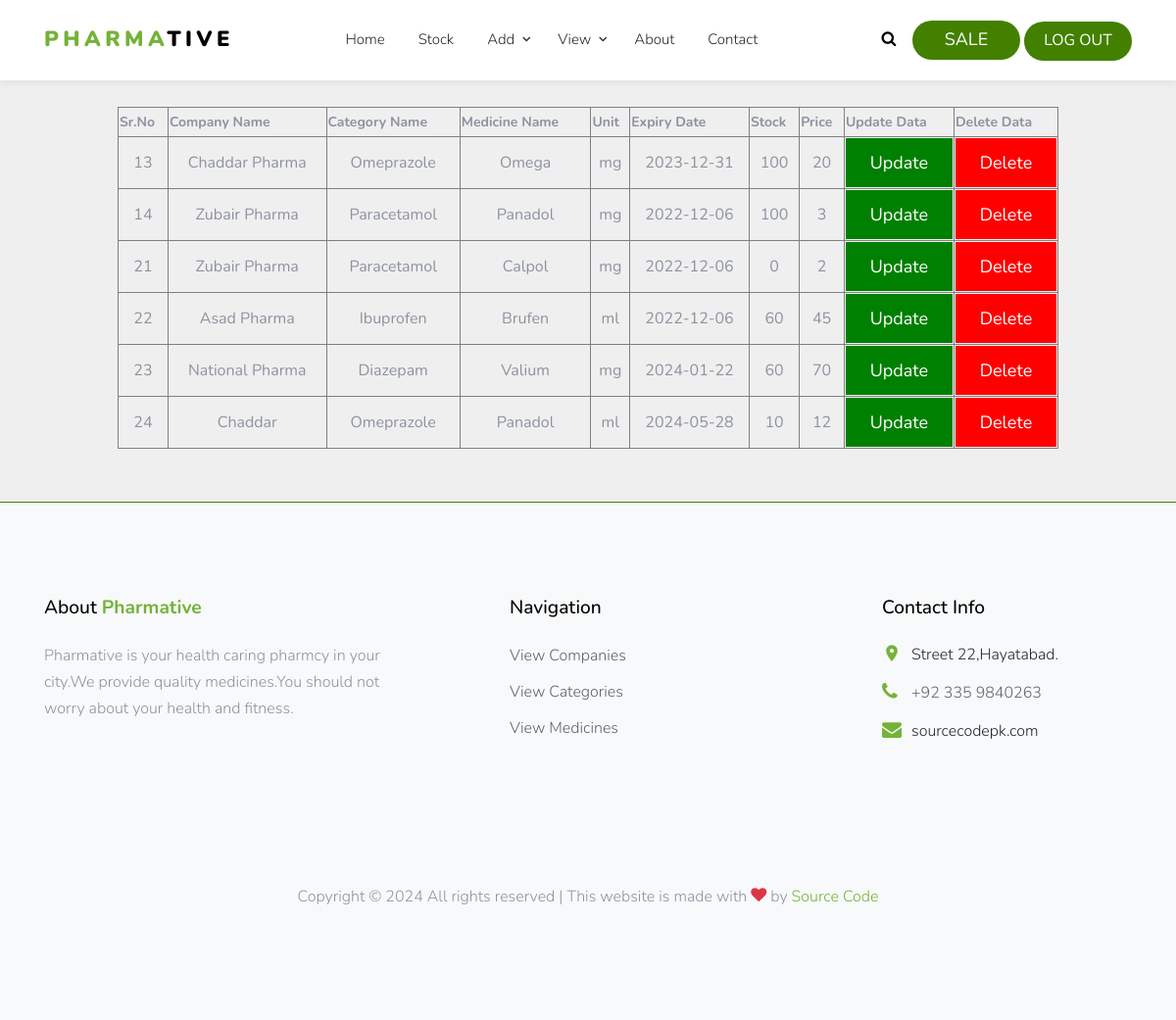
The app's page /search1.php with its own data.
### tables this page shows
CREATE TABLE `medicine` (
  `id` int(150) NOT NULL,
  `companyname` varchar(150) NOT NULL,
  `categoryname` varchar(150) NOT NULL,
  `medicinename` varchar(100) NOT NULL,
  `unit` varchar(100) NOT NULL,
  `expiry` date NOT NULL,
  `stock` int(150) NOT NULL,
  `price` varchar(150) NOT NULL
);

### search1.php (the view, shortened to what this page needs)
<html>
<head>
</head>
<body >
<?php
include('menu.php');
?>
<?php
$l="localhost";
$r="root";
$p="";
$d="pharmative";
$c=$_POST['c'];
$m=mysqli_connect($l,$r,$p,$d);
$q="SELECT * FROM medicine WHERE categoryname LIKE '$c%';";
$n=mysqli_query($m,$q);
echo "<table align='center' border='1px ' id='table' style='width:80%; height:250px; '>";
echo "<tr style='height:30px; font-size:14px;'>";
echo "<th>"."Sr.No"."</th>";
echo "<th>"."Company Name"."</th>";
echo "<th>"."Category Name"."</th>";
echo "<th>"."Medicine Name"."</th>";
echo "<th>"."Unit"."</th>";
echo "<th>"."Expiry Date"."</th>";
echo "<th>"."Stock"."</th>";
echo "<th>"."Price"."</th>";
echo "<th>"."Update Data"."</th>";
echo "<th>"."Delete Data"."</th>";
echo "</tr>";
while($o=mysqli_fetch_array($n)){
	$id=$o['id'];
	echo "<tr align='center'>";
	echo "<td>".$o['id']."</td>";
	echo "<td>".$o['companyname']."</td>";
	echo "<td>".$o['categoryname']."</td>";
	echo "<td>".$o['medicinename']."</td>";
    echo "<td>".$o['unit']."</td>";
	echo "<td>".$o['expiry']."</td>";
	echo "<td>".$o['stock']."</td>";
	echo "<td>".$o['price']."</td>";
	echo "<td>"."<a href='updatemedicine.php?id=$id'>"."<input type='submit' value='Update' style='width:100%; height:50px; background:green; color:white;  cursor:pointer; font-size:18px; border:none;'"."</a>"."</td>";
	echo "<td>"."<a href='deletemedicine.php?id=$id'>"."<input type='submit' value='Delete' style='width:100%; height:50px; background:red; color:white; cursor:pointer; font-size:18px; border:none;'"."</a>"."</td>";
	echo "</tr>";
}
echo "</table>";
?>
<br><br>
<?php
include('footer.php');
?>
</body>
</html>

### menu.php (shortened to what this page needs)
<html>
<head>
  <link rel="stylesheet" href="fonts/icomoon/style.css">
  <link rel="stylesheet" href="css/bootstrap.min.css">
  <link rel="stylesheet" href="fonts/flaticon/font/flaticon.css">
  <link rel="stylesheet" href="css/magnific-popup.css">
  <link rel="stylesheet" href="css/jquery-ui.css">
  <link rel="stylesheet" href="css/owl.carousel.min.css">
  <link rel="stylesheet" href="css/owl.theme.default.min.css">
  <link rel="stylesheet" href="css/aos.css">
  <link rel="stylesheet" href="css/style.css">
</head>
<body>
<div class="site-wrap">
    <div class="site-navbar py-2" >
      <div class="container">
        <div class="d-flex align-items-center justify-content-between">
          <div class="logo">
            <div class="site-logo">
              <a href="index.php" class="js-logo-clone"><strong class="text-primary">Pharma</strong>tive</a>
            </div>
          </div>
          <div class="main-nav d-none d-lg-block">
            <nav class="site-navigation text-right text-md-center" role="navigation">
              <ul class="site-menu js-clone-nav d-none d-lg-block">
                <li class="<?php if($page=='index'){echo 'active';}?>" ><a href="index.php">Home</a></li>
                <li class="<?php if($page=='stock'){echo 'active';}?>"><a href="stock.php">Stock</a></li>
                <li class="has-children">
                  <a href="#">Add</a>
                </li>
				<li class="has-children">
                  <a href="#">View</a>
                </li>
                <li class="<?php if($page=='about'){echo 'active';}?>"><a href="about.php">About</a></li>
                <li class="<?php if($page=='contact'){echo 'active';}?>"><a href="contact.php">Contact</a></li>
              </ul>
            </nav>
          </div>
          <div class="icons">
            <a href="#" class="icons-btn d-inline-block js-search-open"><span class="icon-search" ></span></a>
			<a href="sale.php"><input type="submit" value="SALE" id="button" style="height:40px; width:110px; left:102%; background:#438000; border:none; color:white; border-radius:35px; cursor:pointer; font-size:18px;"></a>
			<a href="logout.php"><input type="submit" value="LOG OUT" id="button" style="height:40px; width:110px; left:102%; background:#438000; border:none; color:white; border-radius:35px; cursor:pointer;"></a>
          </div>
        </div>
      </div>
</div>
</div>
</body>
</html>

### footer.php
<div>
<div style="border-top:1px solid #438000">
    <footer class="site-footer bg-light" >
      <div class="container">
        <div class="row">
          <div class="col-md-6 col-lg-4 mb-4 mb-lg-0">
            <div class="block-7">
              <h3 class="footer-heading mb-4">About <strong class="text-primary">Pharmative</strong></h3>
              <p>Pharmative is your health caring pharmcy in your city.We provide quality medicines.You should not worry about your health and fitness.</p>
            </div>
          </div>
          <div class="col-lg-3 mx-auto mb-5 mb-lg-0">
            <h3 class="footer-heading mb-4">Navigation</h3>
            <ul class="list-unstyled">
              <li><a href="viewcompany.php">View Companies</a></li>
              <li><a href="viewcategory.php">View Categories</a></li>
              <li><a href="viewmedicine.php">View Medicines</a></li>
            </ul>
          </div>
          <div class="col-md-6 col-lg-3">
            <div class="block-5 mb-5">
              <h3 class="footer-heading mb-4">Contact Info</h3>
              <ul class="list-unstyled">
                <li class="address">Street 22,Hayatabad.</li>
                <li class="phone"><a href="tel://3359840263">+92 335 9840263</a></li>
                <li class="email">sourcecodepk.com</li>
              </ul>
            </div>
          </div>
        </div>
        <div class="row pt-5 mt-5 text-center">
          <div class="col-md-12">
            <p>
              Copyright &copy;
              <script>document.write(new Date().getFullYear());</script> All rights reserved | This website is made
              with <i class="icon-heart text-danger" aria-hidden="true"></i> by <a href="http://sourcecodepk.com/" class="text-primary">Source Code</a>
            </p>
          </div>
        </div>
      </div>
    </footer>
	</div>
  </div>

### css/style.css (style rules this page uses)
body { line-height: 1.7; color: #8c92a0; font-weight: 300; font-size: 16px; background: #efefef; }
a { -webkit-transition: .3s all ease; -o-transition: .3s all ease; transition: .3s all ease; }
.site-wrap:before { -webkit-transition: .3s all ease-in-out; -o-transition: .3s all ease-in-out; transition: .3s all ease-in-out; background: rgba(0, 0, 0, 0.6); content: ""; position: absolute; z-index: 2000; top: 0; left: 0; right: 0; bottom: 0; opacity: 0; visibility: hidden; }
.site-footer { padding: 6em 0; }
.site-footer ul li { margin-bottom: 10px; }
.site-footer ul li a { color: #5c626e; }
.site-footer .footer-heading { font-size: 1.2rem; color: #000; margin-bottom: 1rem; }
.site-logo a { text-transform: uppercase; letter-spacing: .2em; font-size: 22px; color: #000 !important; font-weight: 900; }
.icons-btn { display: inline-block; text-align: center; }
.icons-btn span { display: block; height: 40px; width: 40px; line-height: 40px; }
.site-navbar { margin-bottom: 0px; z-index: 1999; position: relative; top: 0; width: 100%; background: #fff; }
.site-navbar a { color: #000; }
.site-navbar .site-navigation .site-menu { margin-left: 0; padding-left: 0; margin-bottom: 0; }
.site-navbar .site-navigation .site-menu a { text-decoration: none !important; font-size: 15px; display: inline-block; }
.site-navbar .site-navigation .site-menu > li { display: inline-block; padding: 10px 5px; }
.site-navbar .site-navigation .site-menu > li > a { padding: 10px 10px; color: #25262a; font-size: 15px; text-decoration: none !important; }
.site-navbar .site-navigation .site-menu .has-children { position: relative; }
.site-navbar .site-navigation .site-menu .has-children > a { position: relative; padding-right: 20px; }
.site-navbar .site-navigation .site-menu .has-children > a:before { position: absolute; content: "\e313"; font-size: 16px; top: 50%; right: 0; -webkit-transform: translateY(-50%); -ms-transform: translateY(-50%); transform: translateY(-50%); font-family: 'icomoon'; }
.site-wrap { max-width: 1200px; margin: 0 auto; background: #fff; -webkit-box-shadow: 0 0 10px 0 rgba(0, 0, 0, 0.1); box-shadow: 0 0 10px 0 rgba(0, 0, 0, 0.1); }
.block-5 ul, .block-5 ul li { list-style: none; padding: 0; margin: 0; line-height: 1.5; }
.block-5 ul li { padding-left: 30px; position: relative; margin-bottom: 15px; color: #25262a; }
.block-5 ul li:before { top: 0; font-family: "icomoon"; content: ""; position: absolute; left: 0; font-size: 20px; line-height: 1; color: #75b239; }
.block-5 ul li.address:before { content: "\e8b4"; }
.block-5 ul li.email:before { content: "\f0e0"; }
.block-5 ul li.phone:before { content: "\f095"; }

### records on screen
medicine: id "13", companyname "Chaddar Pharma", categoryname "Omeprazole", medicinename "Omega", unit "mg", expiry "2023-12-31", stock "100", price "20"
medicine: id "14", companyname "Zubair Pharma", categoryname "Paracetamol", medicinename "Panadol", unit "mg", expiry "2022-12-06", stock "100", price "3"
medicine: id "21", companyname "Zubair Pharma", categoryname "Paracetamol", medicinename "Calpol", unit "mg", expiry "2022-12-06", stock "0", price "2"
medicine: id "22", companyname "Asad Pharma", categoryname "Ibuprofen", medicinename "Brufen", unit "ml", expiry "2022-12-06", stock "60", price "45"
medicine: id "23", companyname "National Pharma", categoryname "Diazepam", medicinename "Valium", unit "mg", expiry "2024-01-22", stock "60", price "70"
medicine: id "24", companyname "Chaddar", categoryname "Omeprazole", medicinename "Panadol", unit "ml", expiry "2024-05-28", stock "10", price "12"
